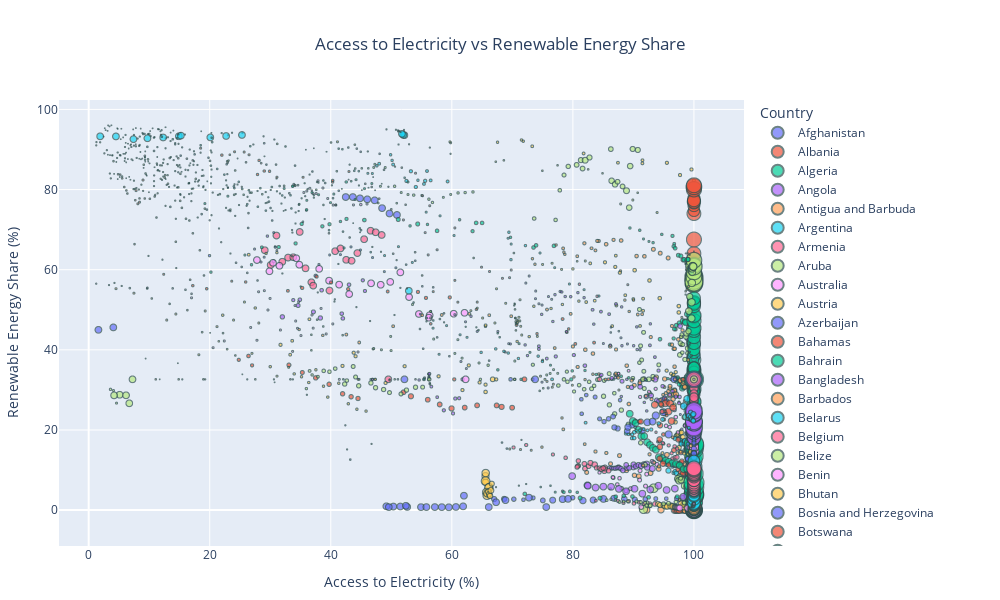

This figure's notebook cell:
### Markdown cell above
## Visualisation 1: Bubble Chart - Access to Electricity vs Renewable Energy Share
**Purpose**: Visualise the relationship between electricity access and renewable energy share, highlighting disparities in energy access and reliance on renewable energy globally.

### Code cell
# Bubble chart for Access to Electricity vs Renewable Energy Share
fig = px.scatter(
    df,
    x='Access to electricity (% of population)',
    y='Renewable energy share in the total final energy consumption (%)',
    size='gdp_per_capita',
    color='Entity',  # Using country as the differentiating factor
    hover_name='Entity',
    title='Access to Electricity vs Renewable Energy Share',
    labels={
        'Access to electricity (% of population)': 'Access to Electricity (%)',
        'Renewable energy share in the total final energy consumption (%)': 'Renewable Energy Share (%)',
        'gdp_per_capita': 'GDP per Capita'
    }
)

# Customize chart layout and marker properties for better readability
fig.update_layout(
    title_x=0.5,  # Center the title
    legend_title_text='Country',
    width=1000,  # Increase figure width
    height=600,  # Increase figure height
    margin=dict(l=50, r=50, t=100, b=50)  # Adjust margins
)

fig.update_traces(
    marker=dict(
        sizemode='area',  # Bubble size corresponds to area
        opacity=0.7,  # Add transparency to reduce overlap
        line=dict(width=1, color='DarkSlateGrey')  # Add a border to bubbles
    )
)

# Display the chart
fig.show()
